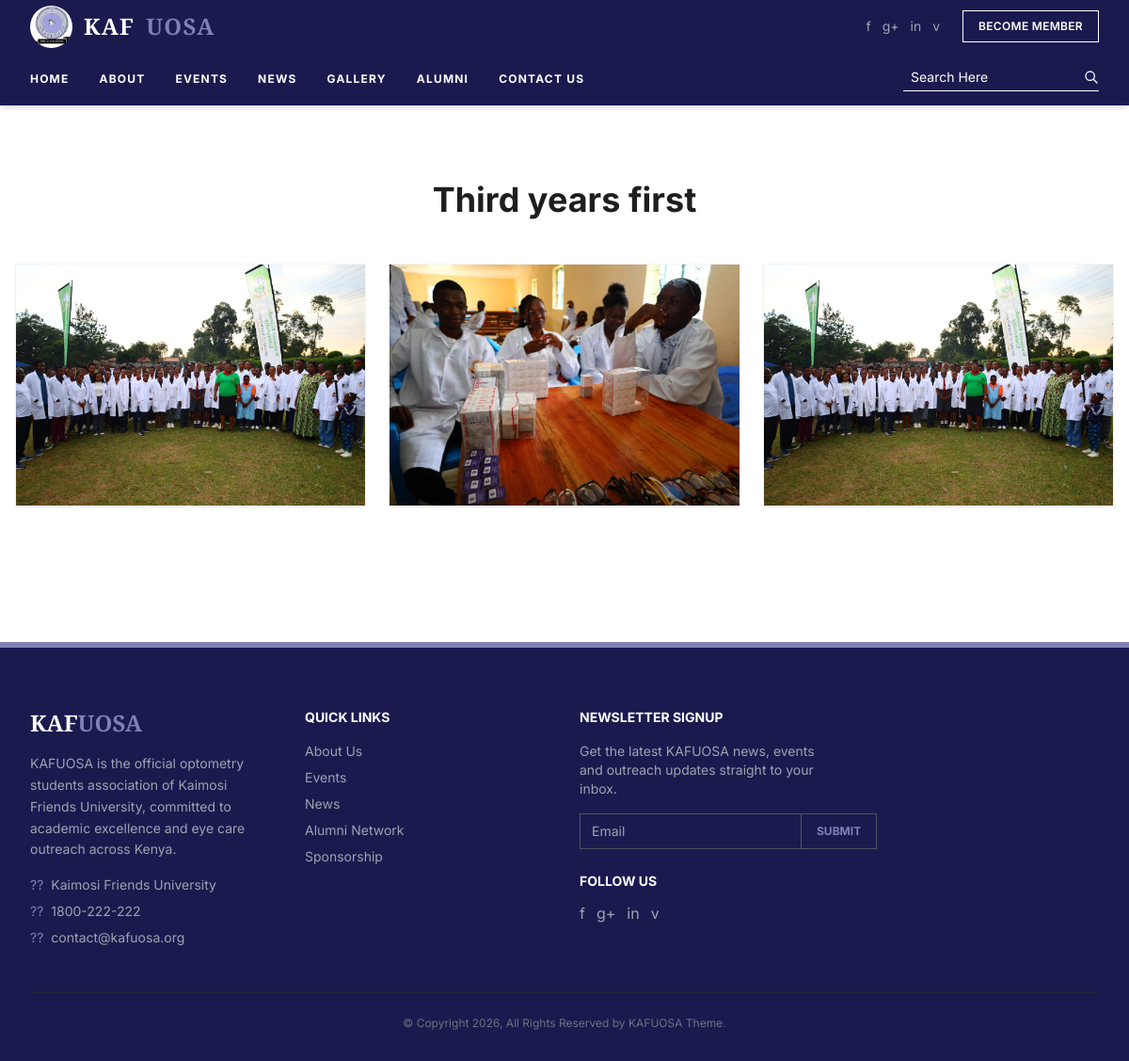
Page /gallery/1/ on the earlier database version.
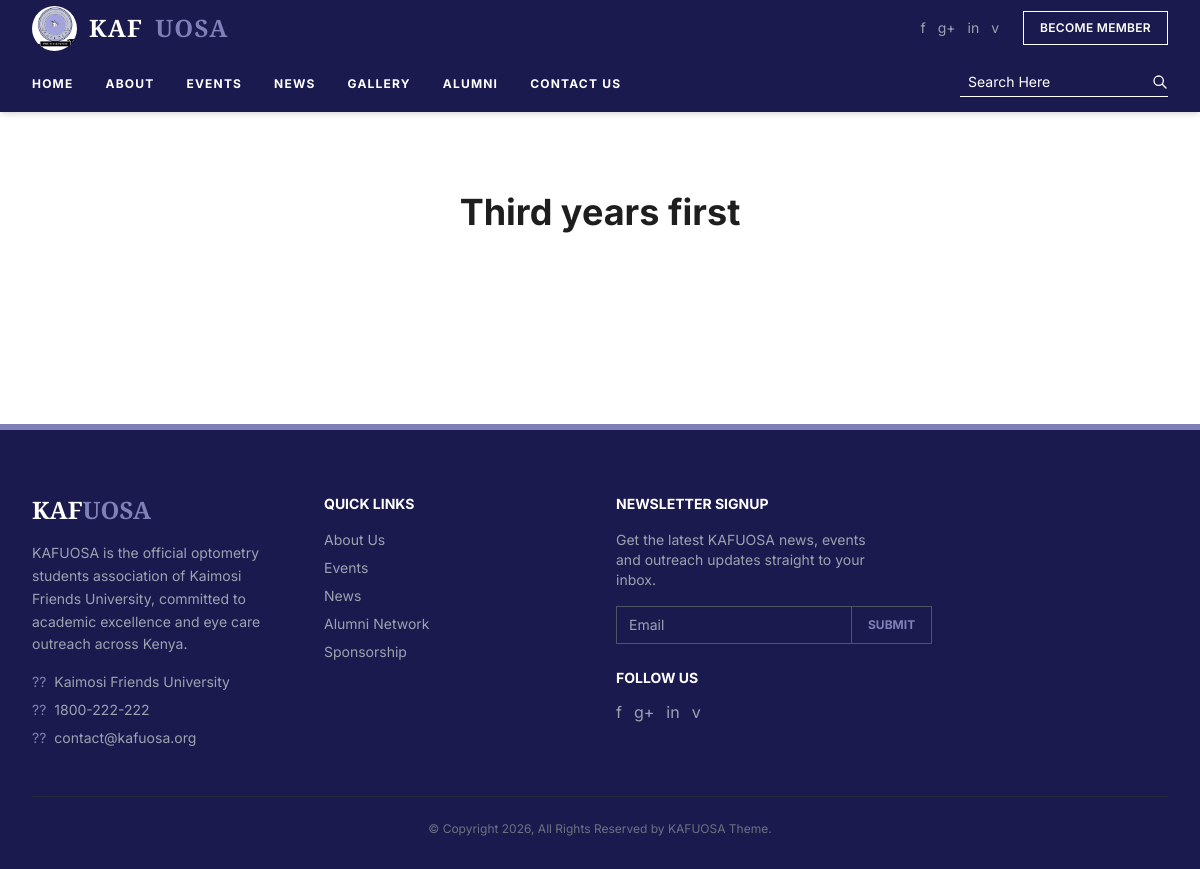
Same page on the later database version.
### gallery/models.py (models this page shows, shortened)
class GalleryPhoto(models.Model):
    album       = models.ForeignKey(GalleryAlbum, on_delete=models.CASCADE, related_name='photos')
    image       = models.ImageField(upload_to='gallery/')
    caption     = models.CharField(max_length=200, blank=True)
    uploaded_at = models.DateTimeField(auto_now_add=True)
    class Meta:
        ordering = ['uploaded_at']

### gallery/views.py (the view)
# urls.py: path('<int:pk>/', views.gallery_detail, name='gallery_detail'),
def gallery_detail(request, pk):
    album = get_object_or_404(GalleryAlbum, pk=pk)
    return render(request, "gallery/album_detail.html", {"album": album})

### templates/gallery/album_detail.html (shortened to what this page needs)
{% extends "base.html" %}
{% block content %}
<div class="max-w-7xl mx-auto px-4 py-20">
  <h1 class="font-[Playfair_Display] text-4xl font-bold text-[#1e1e1e] mb-12 text-center">{{ album.title }}</h1>
  <div class="grid grid-cols-2 md:grid-cols-3 gap-6">
    {% for photo in album.photos.all %}
    <div class="group relative overflow-hidden bg-white shadow-sm border border-gray-100">
      <img src="{{ photo.image.url }}" alt="{{ photo.caption }}" class="w-full h-64 object-cover transform group-hover:scale-105 transition duration-500"/>
      {% if photo.caption %}
      <div class="absolute bottom-0 left-0 right-0 bg-[#1e1e1e] bg-opacity-90 p-4 transform translate-y-full group-hover:translate-y-0 transition duration-300">
      </div>
      {% endif %}
    </div>
    {% endfor %}
  </div>
</div>
{% endblock %}

Differences in the rows shown:
removed GalleryPhoto: image (picture)
removed GalleryPhoto: image (picture)
removed GalleryPhoto: image (picture)
